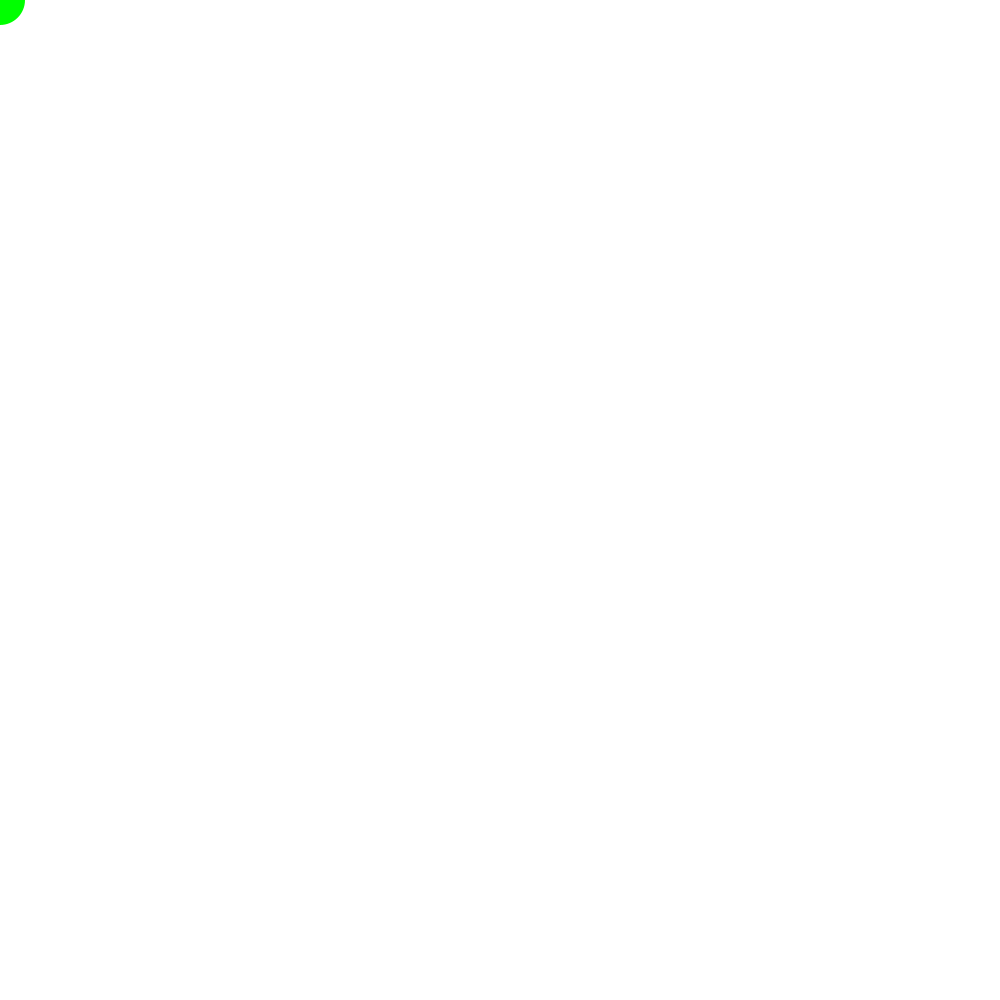
Frame 1 (no input)
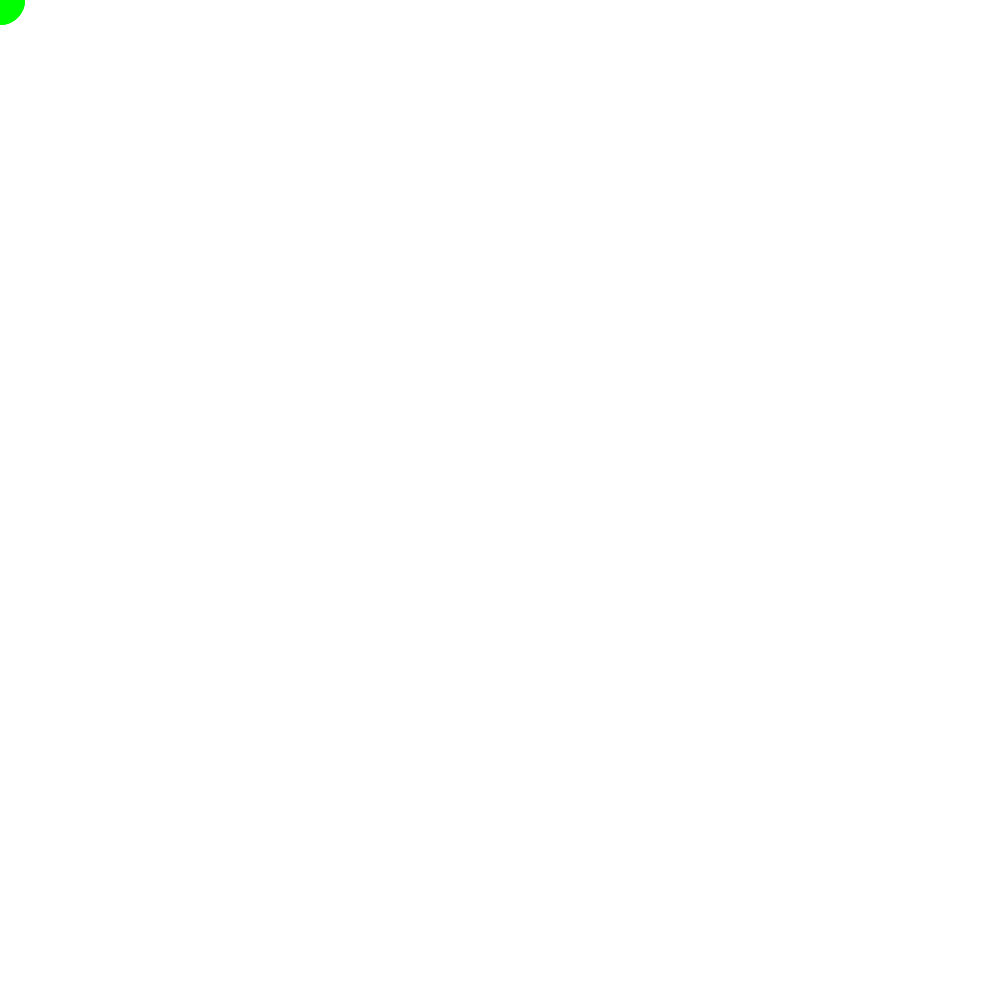
Frame 60 (the mouse pressed at the canvas centre just before this capture)
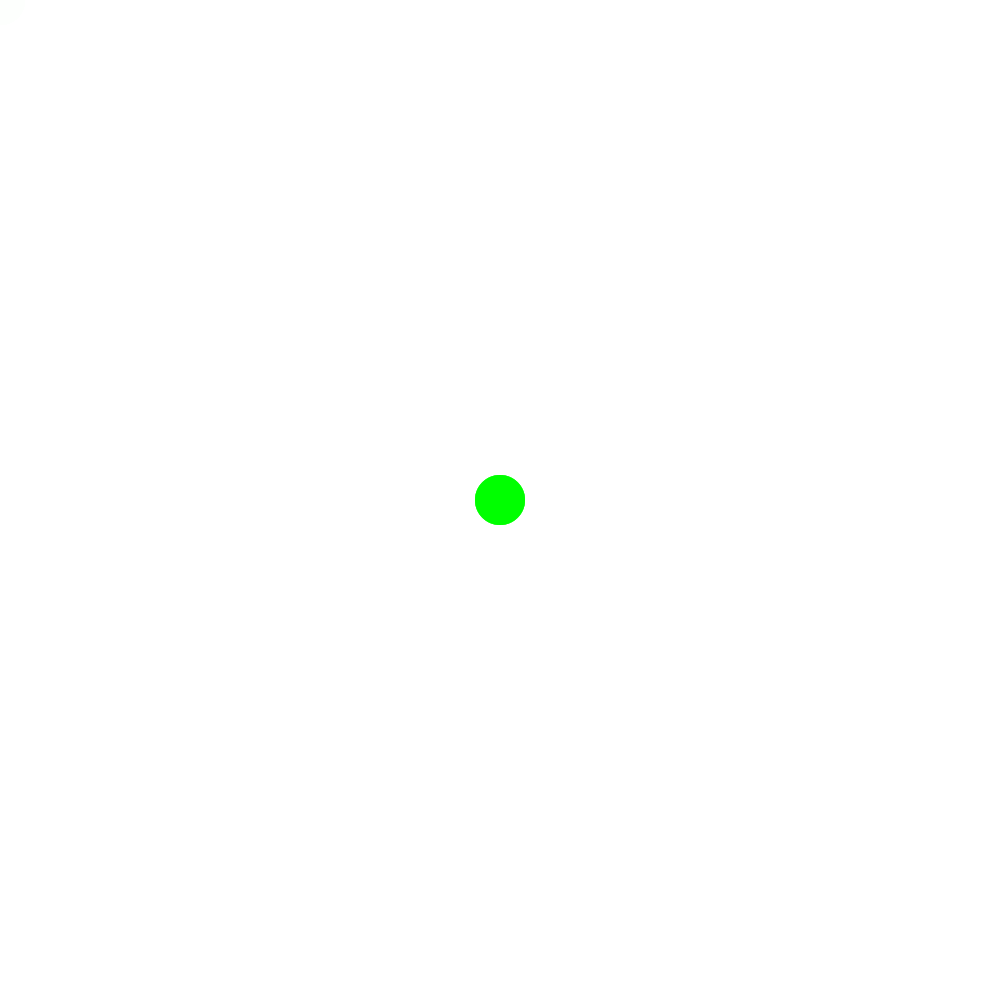
Frame 120 (the mouse held since frame 60 and released just before this capture)

The Processing sketch that drew these frames (run headless with seeded random() and noise(); from frame 60 on, the mouse is pressed at the canvas centre):

// Processing sketch: sketch_250519a
// ── sketch_250519a.pde
void setup(){
  size(1000,1000);
  background(255);
}


void draw(){
  fill(255,50);
  noStroke();
  rect(0,0, width, height);
  fill(0,255,0);
  ellipse(mouseX, mouseY, 50, 50);
}
/*void setup(){
   size(500,500);
}

void draw(){
  background(125);
  //ellipse(mouseX, mouseY, 20, 20);
  arc(50,55,50,50,0,HALF_PI);
  strokeWeight(3);
  arc(width/2, height/2, 150, 150, 0, PI+QUARTER_PI, PIE);
  arc(width/2, 50, 150, 250, 0, PI, PIE);
}*/

/*size(500,500);
background(255);
line(10,10,width-10, height-10);
stroke(255,0,0);
strokeWeight(10);
point(10,10);
point(width-10, height-10);*/


/*size(500,500);
background(255);
fill(10, 255, 40);
//rectMode(CENTER);
rect(width/2, height/2, 200,200);
ellipseMode(CORNER);
fill(255);
ellipse(width/2, height/2, 200, 200);*/

/*size(500,500);
background(125);
colorMode(RGB, 10, 255, 40);
fill(10, 255, 40);
//rectMode(CENTER);
//rectMode(CORNER);
//rectMode(CORNERS);
rectMode(RADIUS);
rect(width/2, height/2, 200, 200);*/

/*size(500,500);
background(125);
colorMode(RGB, 10, 255, 40);
fill(10, 255, 40);
rectMode(CENTER);
rect(width/2, height/2, 200,200); //width e height sono più comodi(cose che so già)*/
